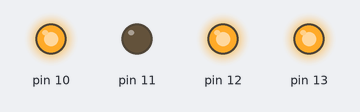
A sketch run on a simulated Arduino Uno, built with avr-gcc and run on an emulated ATmega328P. Parts: output pins drawn as LEDs (lit = HIGH).

Above: at 0.1 s.
At 0.7 s:
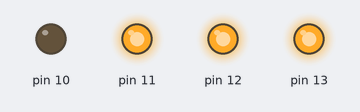
At 1.3 s:
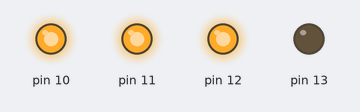
At 2.7 s:
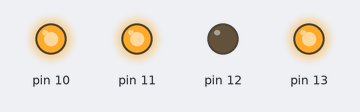
Timing chart, 0 to 3.0 s (numbered marks = the images above):
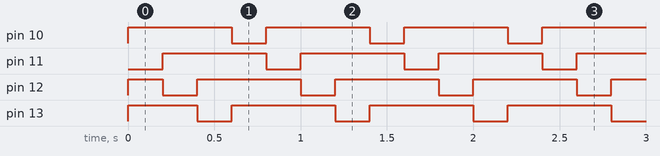

The sketch:

snake_register.ino
```cpp
int led = 1;

void setup() {
  DDRB |= 0b111100;
}

void loop() {
  led = led << 1;

  if (led & (1<<4)) {
    led = 1;
  }

  PORTB = ~(led << 2);

  delay(200);
}
```

Measured:
- by itself, pin 10, pin 11: alternates HIGH for 0.60 s and LOW for 0.20 s
- by itself, pin 12, pin 13: repeats every 0.80 s: LOW 0.20 s, HIGH 0.60 s
- by itself, everything shown: repeats every 0.80 s, in 4 steps
